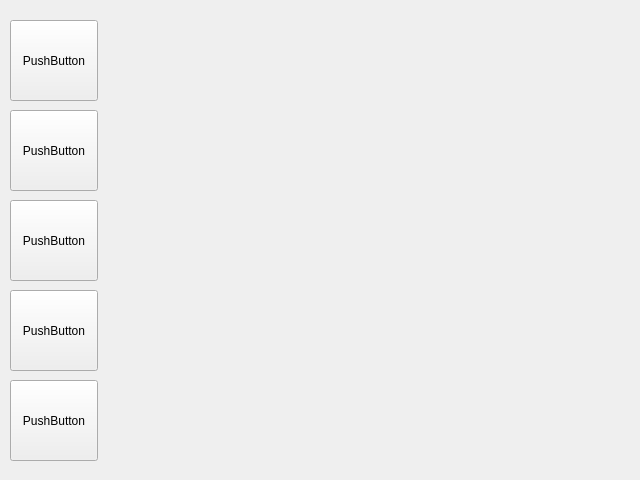
<?xml version="1.0" encoding="UTF-8"?>
<ui version="4.0">
 <class>Form</class>
 <widget class="QWidget" name="Form">
  <property name="geometry">
   <rect>
    <x>0</x>
    <y>0</y>
    <width>640</width>
    <height>480</height>
   </rect>
  </property>
  <property name="mouseTracking">
   <bool>false</bool>
  </property>
  <property name="windowTitle">
   <string>Form</string>
  </property>
  <widget class="QPushButton" name="pushButton">
   <property name="geometry">
    <rect>
     <x>10</x>
     <y>20</y>
     <width>88</width>
     <height>81</height>
    </rect>
   </property>
   <property name="text">
    <string>PushButton</string>
   </property>
  </widget>
  <widget class="QWidget" name="widget" native="true">
   <property name="geometry">
    <rect>
     <x>109</x>
     <y>9</y>
     <width>521</width>
     <height>461</height>
    </rect>
   </property>
  </widget>
  <widget class="QPushButton" name="pushButton_2">
   <property name="geometry">
    <rect>
     <x>10</x>
     <y>290</y>
     <width>88</width>
     <height>81</height>
    </rect>
   </property>
   <property name="text">
    <string>PushButton</string>
   </property>
  </widget>
  <widget class="QPushButton" name="pushButton_3">
   <property name="geometry">
    <rect>
     <x>10</x>
     <y>200</y>
     <width>88</width>
     <height>81</height>
    </rect>
   </property>
   <property name="text">
    <string>PushButton</string>
   </property>
  </widget>
  <widget class="QPushButton" name="pushButton_4">
   <property name="geometry">
    <rect>
     <x>10</x>
     <y>110</y>
     <width>88</width>
     <height>81</height>
    </rect>
   </property>
   <property name="text">
    <string>PushButton</string>
   </property>
  </widget>
  <widget class="QPushButton" name="pushButton_5">
   <property name="geometry">
    <rect>
     <x>10</x>
     <y>380</y>
     <width>88</width>
     <height>81</height>
    </rect>
   </property>
   <property name="text">
    <string>PushButton</string>
   </property>
  </widget>
 </widget>
 <resources/>
 <connections>
  <connection>
   <sender>pushButton</sender>
   <signal>clicked()</signal>
   <receiver>Form</receiver>
   <slot>close()</slot>
   <hints>
    <hint type="sourcelabel">
     <x>53</x>
     <y>60</y>
    </hint>
    <hint type="destinationlabel">
     <x>319</x>
     <y>239</y>
    </hint>
   </hints>
  </connection>
 </connections>
</ui>
